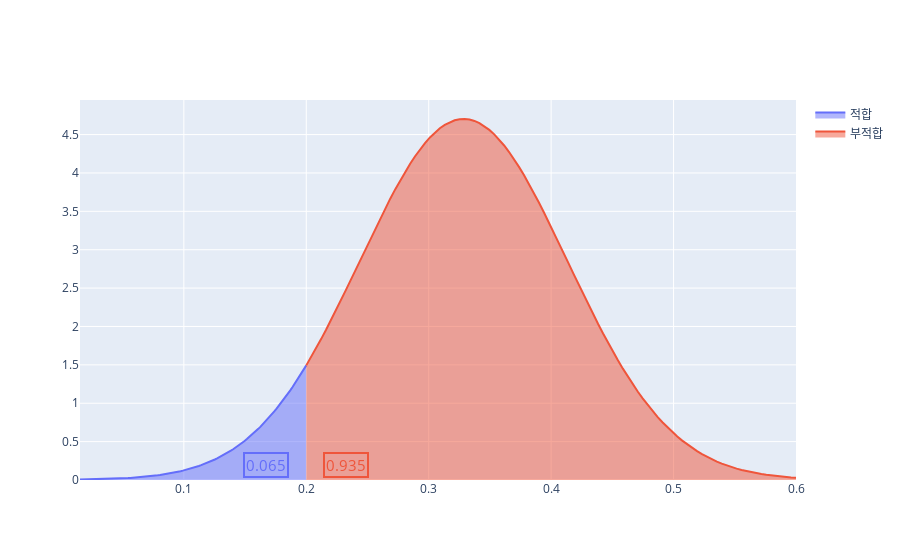

Notebook code cell kept with this figure:
### Markdown cell above
### 부산광역시 일산화탄소 누적확률 구하기

### Code cell
busan_co = df_co[df_co['구분(2)']=='부산광역시'].loc[2,'2021.07']
co_pro = cal_norm(mean,std,min,max,busan_co)
